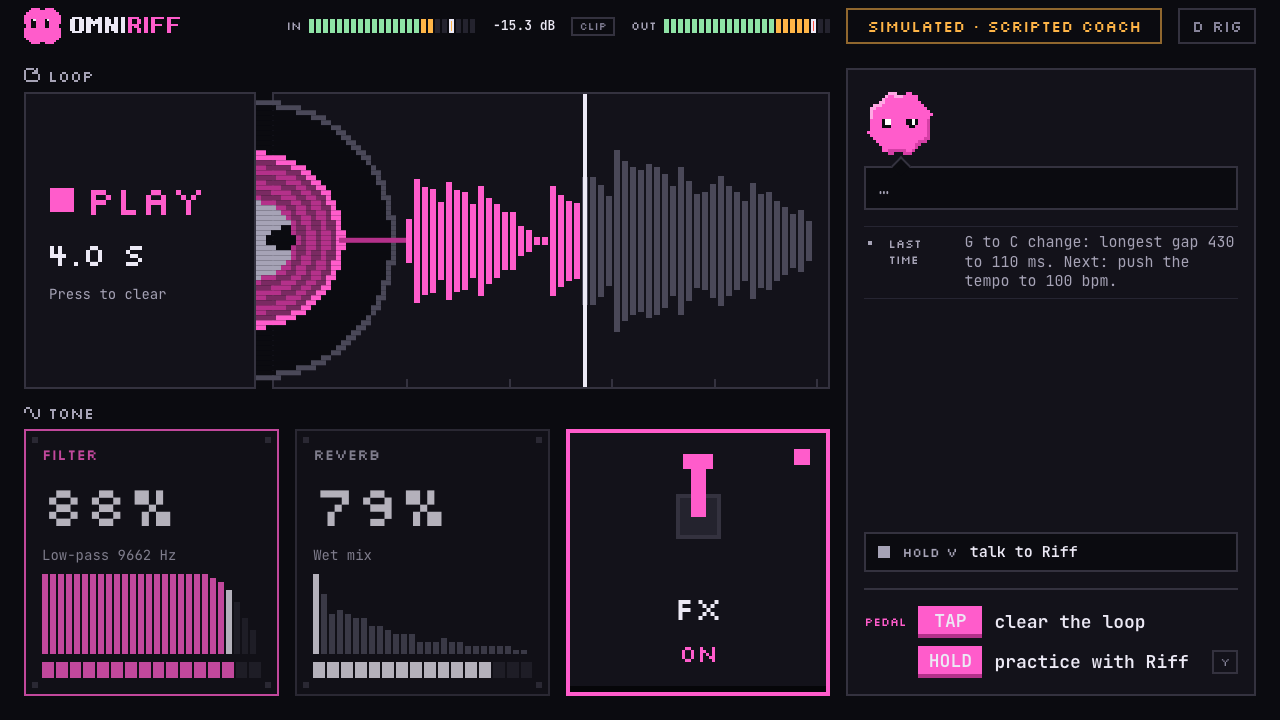
#> input picture docs/media/gallery-01-coach.png, 1280 x 720 px; its folder holds 4 pictures in this run
$ python pad_gallery_3x2.py
#> lines starting #> are read from the running program, lines starting #| are printed output that depends on the picture
# Requires Pillow: pip install pillow (not part of the engine/dev requirements).
"""Pad gallery images to 3:2 aspect ratio with #0B0B10 for Devpost thumbnail safety.

Devpost cards and thumbnails use 3:2. Unpadded 16:9 screenshots get vertically
cropped by Devpost, clipping header meters or footer shortcuts. This script pads
each gallery image with #0B0B10 without altering the original screenshot pixels.
"""
from pathlib import Path
from PIL import Image

ROOT = Path(__file__).resolve().parents[1]
MEDIA = ROOT / "docs" / "media"
BG_COLOR = (11, 11, 16) # #0B0B10


def pad_to_3x2(src_path: Path, out_path: Path) -> None:
    img = Image.open(src_path).convert("RGB")
#> img is the input picture: PIL image 1280x720 RGB; mean R, G, B 33.7, 25.2, 37.1
    w, h = img.size
#> w = 1280; h = 720

    # 3:2 ratio: target_w / target_h = 1.5
    current_ratio = w / h
#> current_ratio = 1.78
    target_ratio = 1.5

    if current_ratio > target_ratio:
        # Image is wider than 3:2 (e.g. 16:9 -> 1.777 > 1.5)
        # Pad top and bottom
        new_w = w
#> new_w = 1280
        new_h = int(round(w / target_ratio))
#> new_h = 853
        canvas = Image.new("RGB", (new_w, new_h), BG_COLOR)
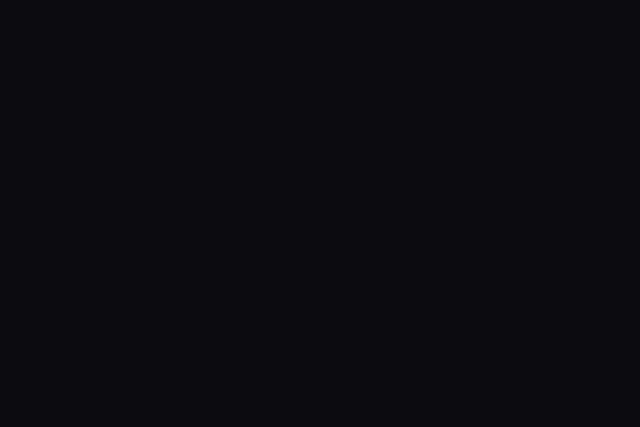
#> canvas: PIL image 1280x853 RGB (shown at 1/2 size); mean R, G, B 11, 11, 16
        offset_y = (new_h - h) // 2
#> offset_y = 66
        canvas.paste(img, (0, offset_y))
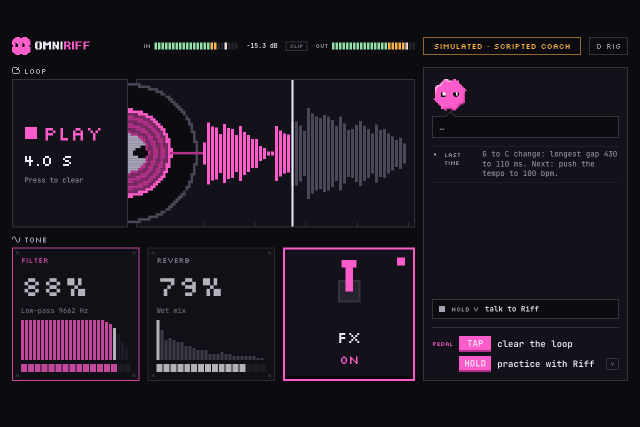
#> canvas: PIL image 1280x853 RGB (shown at 1/2 size); mean R, G, B 30.2, 23, 33.8
    else:
        # Image is taller than 3:2 (e.g. portrait 1280x1574)
        # Pad left and right
        new_h = h
        new_w = int(round(h * target_ratio))
        canvas = Image.new("RGB", (new_w, new_h), BG_COLOR)
        offset_x = (new_w - w) // 2
        canvas.paste(img, (offset_x, 0))

    canvas.save(out_path, format="PNG", optimize=True)
    print(f"Padded {src_path.name} ({w}x{h}) -> {out_path.name} ({canvas.size[0]}x{canvas.size[1]}, 3:2)")
#| Padded gallery-01-coach.png (1280x720) -> gallery-01-coach-3x2.png (1280x853, 3:2)


def main():
    items = [
        ("gallery-01-coach.png", "gallery-01-coach-3x2.png"),
        ("gallery-02-hand.png", "gallery-02-hand-3x2.png"),
        ("gallery-03-evidence.png", "gallery-03-evidence-3x2.png"),
    ]
    for src, dst in items:
        src_path = MEDIA / src
        if src_path.exists():
            pad_to_3x2(src_path, MEDIA / dst)
#> pass 2 of the loop in main, `for src, dst in items:`:
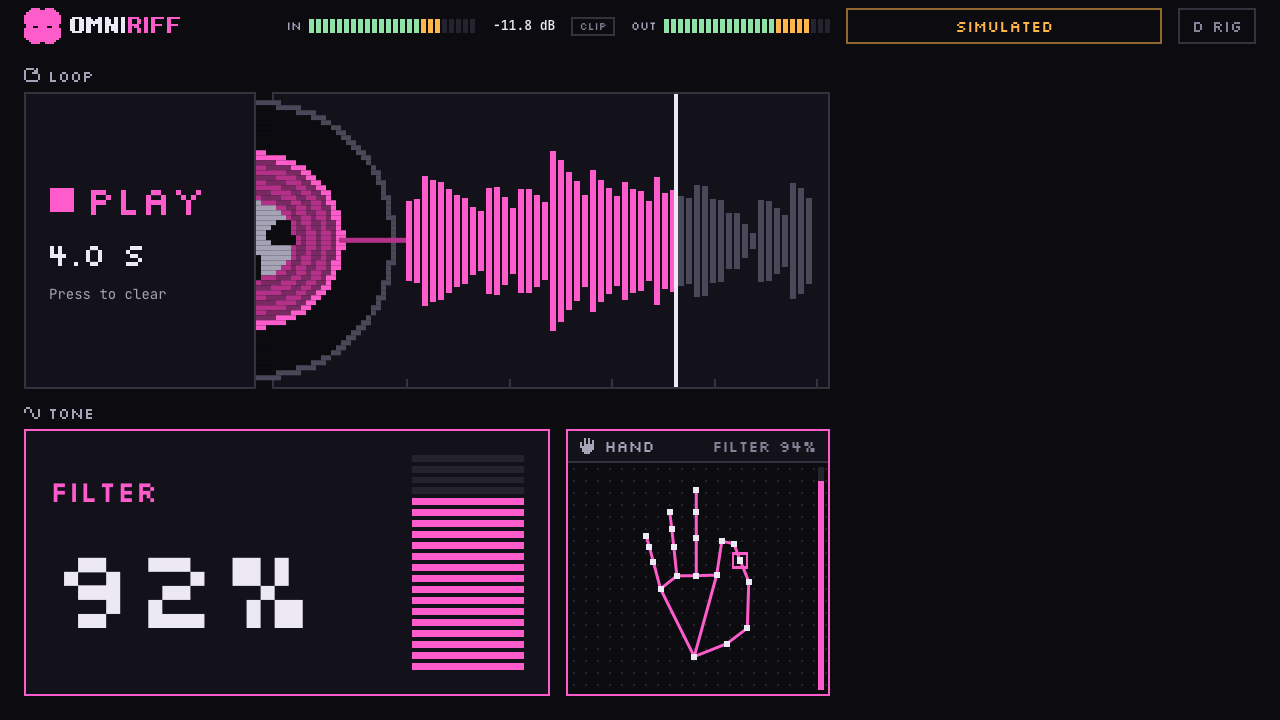
#> input picture docs/media/gallery-02-hand.png, 1280 x 720 px
#> in pad_to_3x2, img is the input picture: PIL image 1280x720 RGB; mean R, G, B 32.1, 22.5, 34.5
#> in pad_to_3x2 (call 2), `canvas.paste(img, (0, offset_y))`:
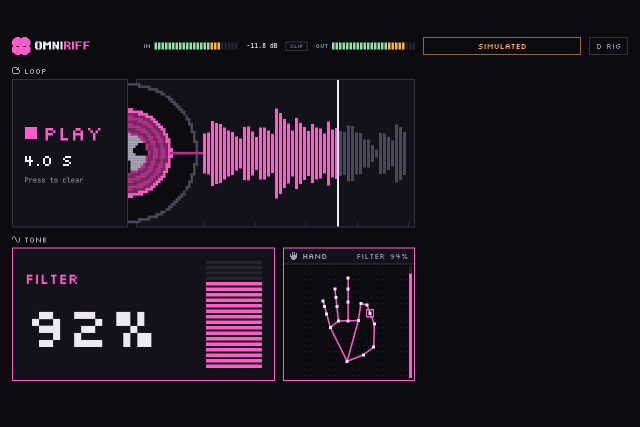
#> canvas: PIL image 1280x853 RGB (shown at 1/2 size); mean R, G, B 28.8, 20.7, 31.6
#| Padded gallery-02-hand.png (1280x720) -> gallery-02-hand-3x2.png (1280x853, 3:2)


if __name__ == "__main__":
    main()
